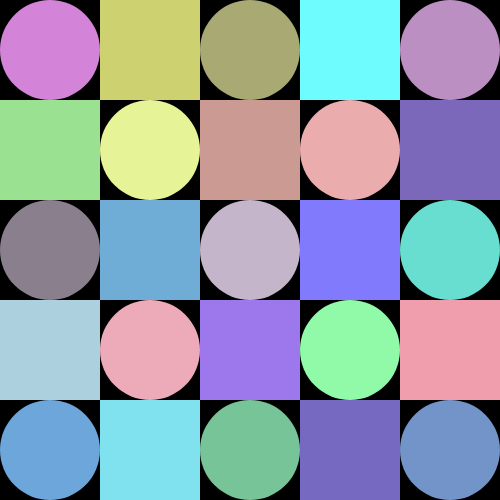
Frame 1 (no input)
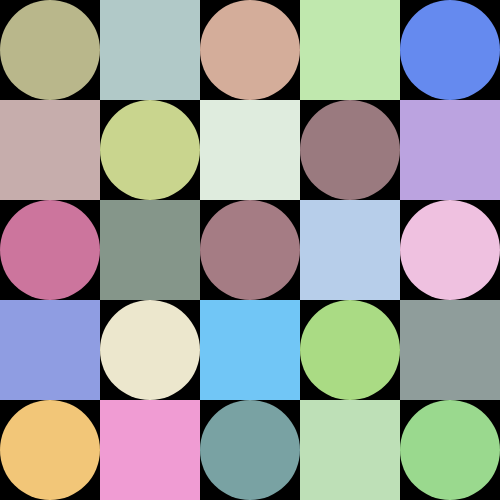
Frame 60 (no input)
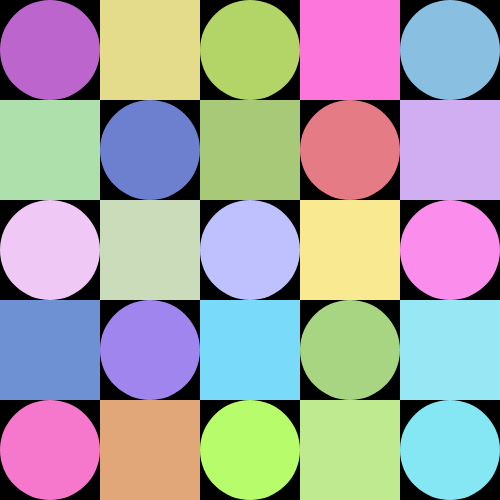
Frame 120 (the mouse pressed at the canvas centre since frame 60)

The p5.js sketch that drew these frames (run headless with seeded random() and noise() and a simulated clock; from frame 60 on, the mouse is pressed at the canvas centre):

// p5.js sketch
// ── sketch.js
let cellsNumber = 5;
let offset;


function setup() {
  createCanvas(500, 500);
  noStroke();
  //textAlign(CENTER,CENTER); //Alinear texto
  offset = width / cellsNumber;
  //textSize(15);
  
  background(255);
  
  
}

function draw() {
  background(0);
  let counter = 0;
  
  for(let i = 0; i < cellsNumber; i ++){
    for(let j = 0; j < cellsNumber; j ++){
      fill(random(100, 255), random(100, 255), random(100, 255));
      
      if (counter % 2 == 0){
        ellipse(offset * i + offset * 0.5, offset * j + offset * 0.5, offset, offset);
      }else {
        rect(offset * i, offset * j, offset, offset);
      }
      
      
      fill(0);
      //text("Id: " + counter, offset * i + offset * 0.5, offset * j + offset * 0.25);
      //text("I: " + counter, offset * i + offset * 0.5, offset * j + offset * 0.5);
      //text("J: " + counter, offset * i + offset * 0.5, offset * j + offset * 0.75);
      ++counter;
    }

  }
}
